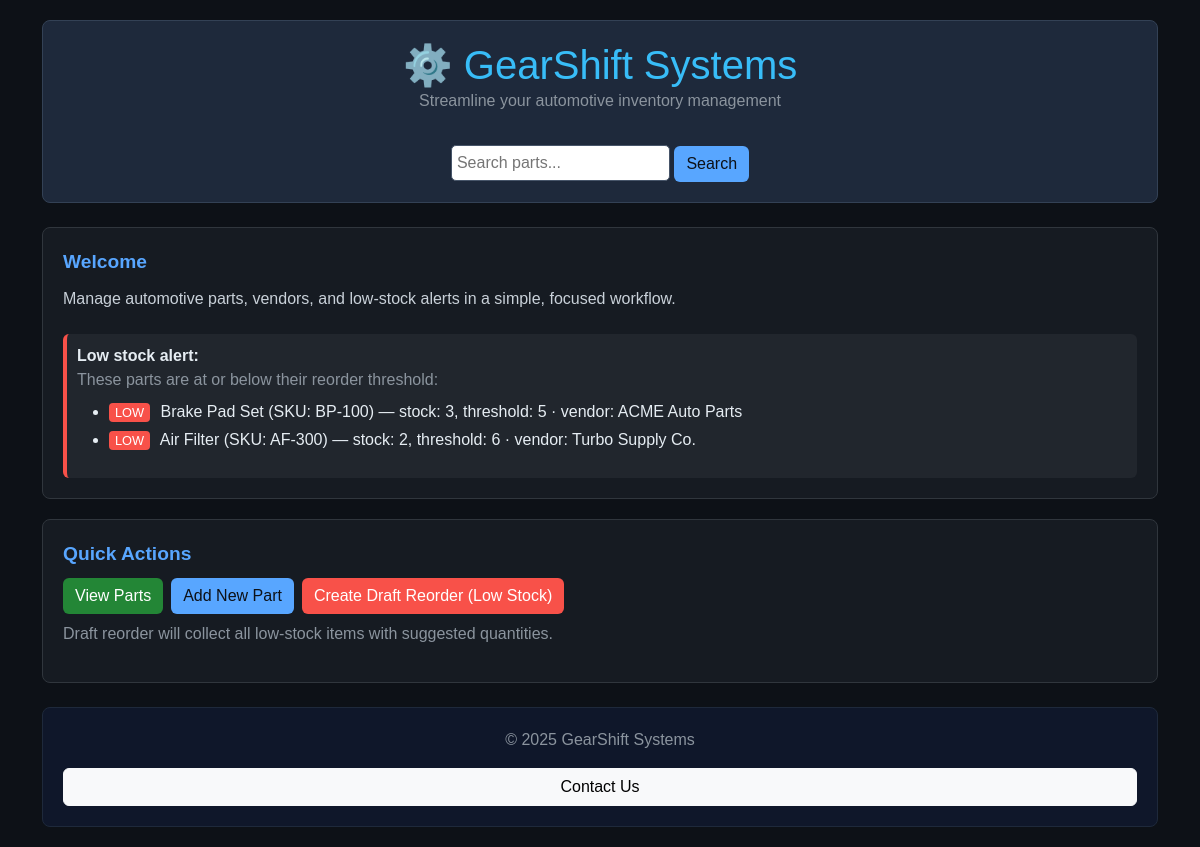
Before: / with the older database file.
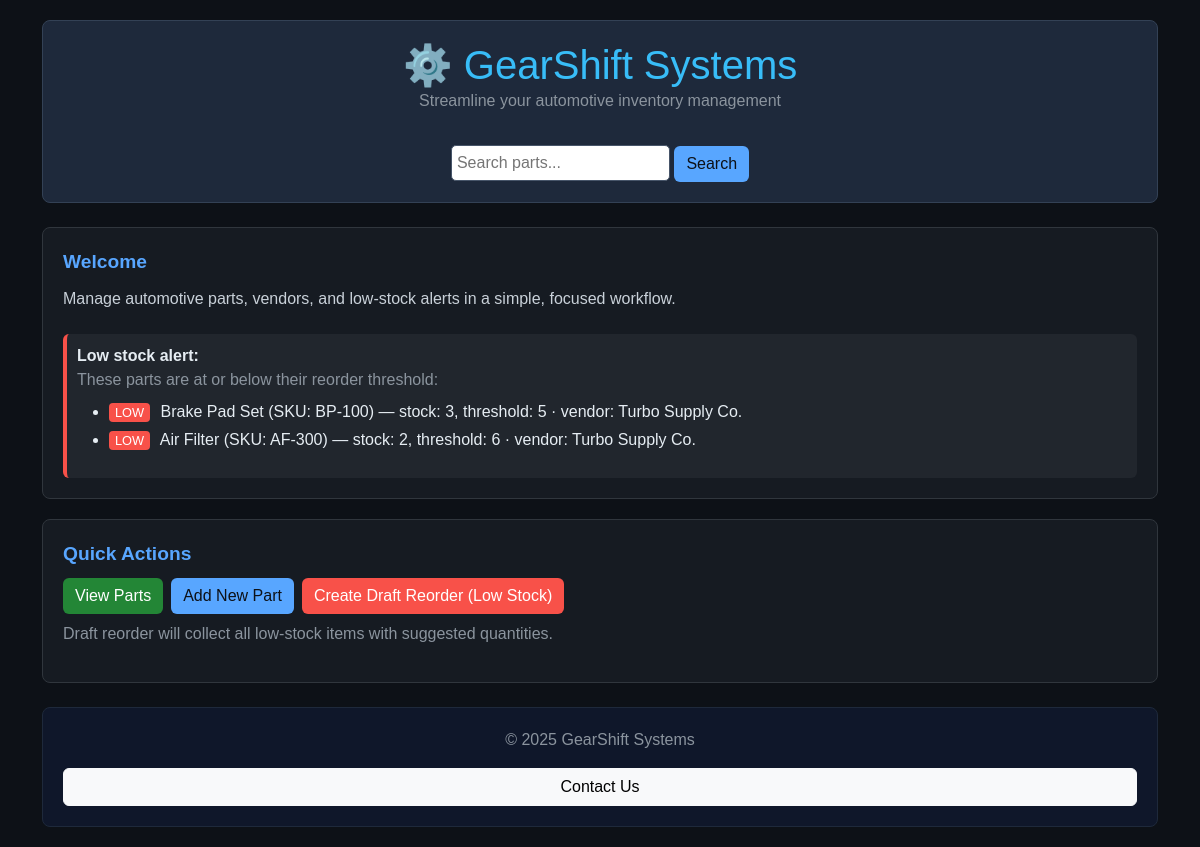
After: the same page with the newer database file.
### models.py (models this page shows, shortened)
class Part(db.Model):
    __tablename__ = "parts"
    id = db.Column(db.Integer, primary_key=True)
    name = db.Column(db.String(120), nullable=False)
    sku = db.Column(db.String(80), nullable=False, unique=True)
    price = db.Column(db.Float, nullable=False)
    stock = db.Column(db.Integer, nullable=False, default=0)
    shelf_location = db.Column(db.String(50))
    reorder_threshold = db.Column(db.Integer, nullable=False, default=5)
    vendor_id = db.Column(db.Integer, db.ForeignKey("vendors.id"), nullable=True)

class Vendor(db.Model):
    __tablename__ = "vendors"
    id = db.Column(db.Integer, primary_key=True)
    name = db.Column(db.String(120), nullable=False, unique=True)
    contact_email = db.Column(db.String(120))
    phone = db.Column(db.String(50))
    parts = db.relationship("Part", backref="vendor", lazy=True)

### app.py (the view)
    @app.route("/")
    def index():
        low_parts = Part.query.filter(Part.stock <= Part.reorder_threshold).all()
        return render_template("index.html", low_parts=low_parts)

### Templates/index.html
{% extends "base.html" %}
{% block content %}
<div class="card" style="background:#1e293b; border-color:#334155; text-align:center; padding:20px;">
  <h1 style="color:#38bdf8; margin:0;">⚙️ GearShift Systems</h1>
  <p class="muted">Streamline your automotive inventory management</p>
  <form action="{{ url_for('list_parts') }}" method="get" class="mt-3">
    <input type="text" name="search" placeholder="Search parts..."
           style="padding:5px; border-radius:5px; border:1px solid #475569;">
    <button class="btn btn-accent" type="submit">Search</button>
  </form>
</div>
<div class="card mt-4">
  <div class="title">Welcome</div>
  <p class="subtitle">Manage automotive parts, vendors, and low-stock alerts in a simple, focused workflow.</p>
  {% if low_parts and low_parts|length > 0 %}
    <div class="banner mt-2">
      <strong>Low stock alert:</strong>
      <div class="muted">These parts are at or below their reorder threshold:</div>
      <ul class="mt-2">
        {% for p in low_parts %}
          <li class="mb-1">
            <span class="badge-low">LOW</span>
            {{ p.name }} (SKU: {{ p.sku }}) — stock: {{ p.stock }}, threshold: {{ p.reorder_threshold }}
            {% if p.vendor %} · vendor: {{ p.vendor.name }}{% endif %}
          </li>
        {% endfor %}
      </ul>
    </div>
  {% else %}
    <div class="card" style="background:#0d162c; border-color:#1e3a8a; margin-top:10px;">
      ✅ Inventory looks healthy. No low-stock items right now.
    </div>
  {% endif %}
</div>
<div class="card">
  <div class="title">Quick Actions</div>
  <div class="d-flex flex-wrap gap-2">
    <a class="btn btn-primary" href="{{ url_for('list_parts') }}">View Parts</a>
    <a class="btn btn-accent" href="{{ url_for('add_part') }}">Add New Part</a>
    <form action="{{ url_for('draft_reorder') }}" method="post" onsubmit="return confirm('Create a draft reorder for all low-stock items?');">
      <button class="btn btn-warn" type="submit">Create Draft Reorder (Low Stock)</button>
    </form>
  </div>
  <p class="muted mt-2">Draft reorder will collect all low-stock items with suggested quantities.</p>
</div>
<div class="card mt-4" style="text-align:center; background:#0f172a; border-color:#1e293b;">
  <p class="muted">© 2025 GearShift Systems</p>
  <a class="btn btn-light" href="{{ url_for('contact') }}">Contact Us</a>
</div>
{% endblock %}

### Templates/base.html (shortened to what this page needs)
<!DOCTYPE html>
<html lang="en">
<head>
  <link href="https://cdn.jsdelivr.net/npm/bootstrap@5.3.2/dist/css/bootstrap.min.css" rel="stylesheet">
</head>
<body>
  <div class="container">
    {% block content %}{% endblock %}
  </div>
</body>
</html>

### Templates/base.html (style rules this page uses)
body { background-color: #0d1117; color: #e6edf3; font-family: Arial, sans-serif; margin: 20px; }
.card { background-color: #161b22; border: 1px solid #30363d; border-radius: 8px; padding: 20px; margin-bottom: 20px; color: #e6edf3; }
.title { font-size: 1.2rem; font-weight: bold; color: #58a6ff; margin-bottom: 10px; }
.subtitle { font-size: 1rem; color: #c9d1d9; margin-bottom: 15px; }
.banner { background-color: #21262d; border-left: 4px solid #f85149; padding: 10px; margin-top: 10px; border-radius: 6px; color: #e6edf3; }
.badge-low { background-color: #f85149; color: white; padding: 2px 6px; border-radius: 4px; font-size: 0.8rem; margin-right: 6px; }
.btn-primary { background-color: #238636; border: none; }
.btn-accent { background-color: #58a6ff; color: #0d1117; border: none; }
.btn-warn { background-color: #f85149; border: none; color: white; }
.muted { color: #8b949e; }

Changed rows visible on the page:
changed Part "Brake Pad Set": vendor.name "ACME Auto Parts" → "Turbo Supply Co."
